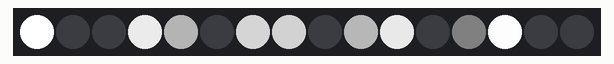
The sketch below on a simulated Arduino Uno, built with avr-gcc and run on an emulated ATmega328P. On the bench: 16 RGB LEDs in strip order, left to right. Dim RGB values are drawn brighter than linear.

Above: at 0.16 s.
At 3.78 s:
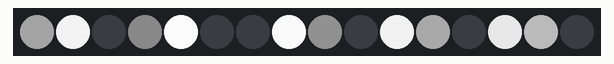
At 9.82 s:
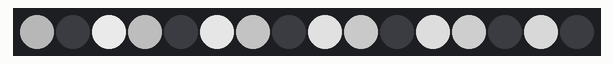
At 19.79 s:
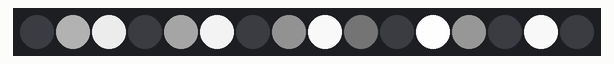
At 29.76 s:
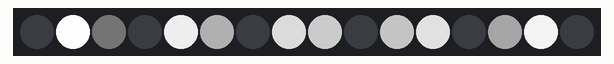
At 39.73 s:
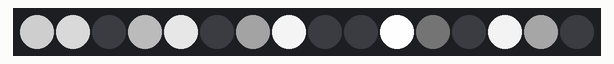

The sketch:

rainbowtable.ino
```cpp
#include "Tlc5940.h"

const int DELTA_MAX = 1000;
const int DELTA_COLOR = 10;
const int DELAY_COLOR = 10;
const int DELAY_ROW = 1.75;

const int RGB_LEDS = 5;
const int ROW_COUNT = 5;
const int ROW_PINS[] = {
  A4, A0, A1, A2, A3};

const int MAX_COLOR = 12288;

int deltaColumn = DELTA_MAX;
int directionColumn = -1;

int deltaRow = 0;
int directionRow = 1;

int baseColor = 0;
int activeRow = 0;

unsigned long lastColorChange;
unsigned long lastRowChange;

void setup()
{
  Tlc.init();

  for (int r = 0; r < ROW_COUNT; r++) {
    pinMode(ROW_PINS[r], OUTPUT);
  }

  lastColorChange = lastRowChange = millis();
  setRGBRow(activeRow, baseColor);
  setRowActive(activeRow);
}

void loop()
{
  unsigned long currentMillis = millis();
  if (lastRowChange + DELAY_ROW <= currentMillis) {
    lastRowChange = currentMillis;

    activeRow = (activeRow + 1) % ROW_COUNT;
    setRGBRow(activeRow, baseColor);
    setRowActive(activeRow);
  }

  currentMillis = millis();
  if (lastColorChange + DELAY_COLOR <= currentMillis) {
    lastColorChange = currentMillis;

    if ((directionRow > 0 && deltaRow < DELTA_MAX)
      || (directionRow < 0 && deltaRow > 0))
      deltaRow += directionRow * DELTA_COLOR;
    else
      directionRow *= -1;

    if ((directionColumn > 0 && deltaColumn < DELTA_MAX)
      || (directionColumn < 0 && deltaColumn > 0))
      deltaColumn += directionColumn * DELTA_COLOR;
    else
      directionColumn *= -1;

    baseColor = (baseColor + DELTA_COLOR) % MAX_COLOR;
  }
}

void setRGBRow(int row, int color)
{
  for (int l = 0; l < RGB_LEDS; l++) {
    int color = (baseColor + l*deltaColumn + row*deltaRow) % MAX_COLOR;
    setRGB(l, color);
  }
}

void setRowActive(int row)
{
  if (row == 0)
    digitalWrite(ROW_PINS[ROW_COUNT - 1], LOW);
  else
    digitalWrite(ROW_PINS[row - 1], LOW);

  Tlc.update();

  digitalWrite(ROW_PINS[row], HIGH);
}

void setRGB(int led, int color)
{
  int red;
  int green;
  int blue;

  if (color <= 4095)
  {
    red = 4095 - color;
    green = color;
    blue = 0;
  }
  else if (color <= 8191)
  {
    red = 0;
    green = 4095 - (color - 4096);
    blue = (color - 4096);
  }
  else
  {
    red =  (color - 8192);
    green = 0;
    blue = 4095 - (color - 8192);
  }

  int channel = (led * 3);

  Tlc.set(channel, red);
  Tlc.set(channel + 1, green);
  Tlc.set(channel + 2, blue);
}
```
